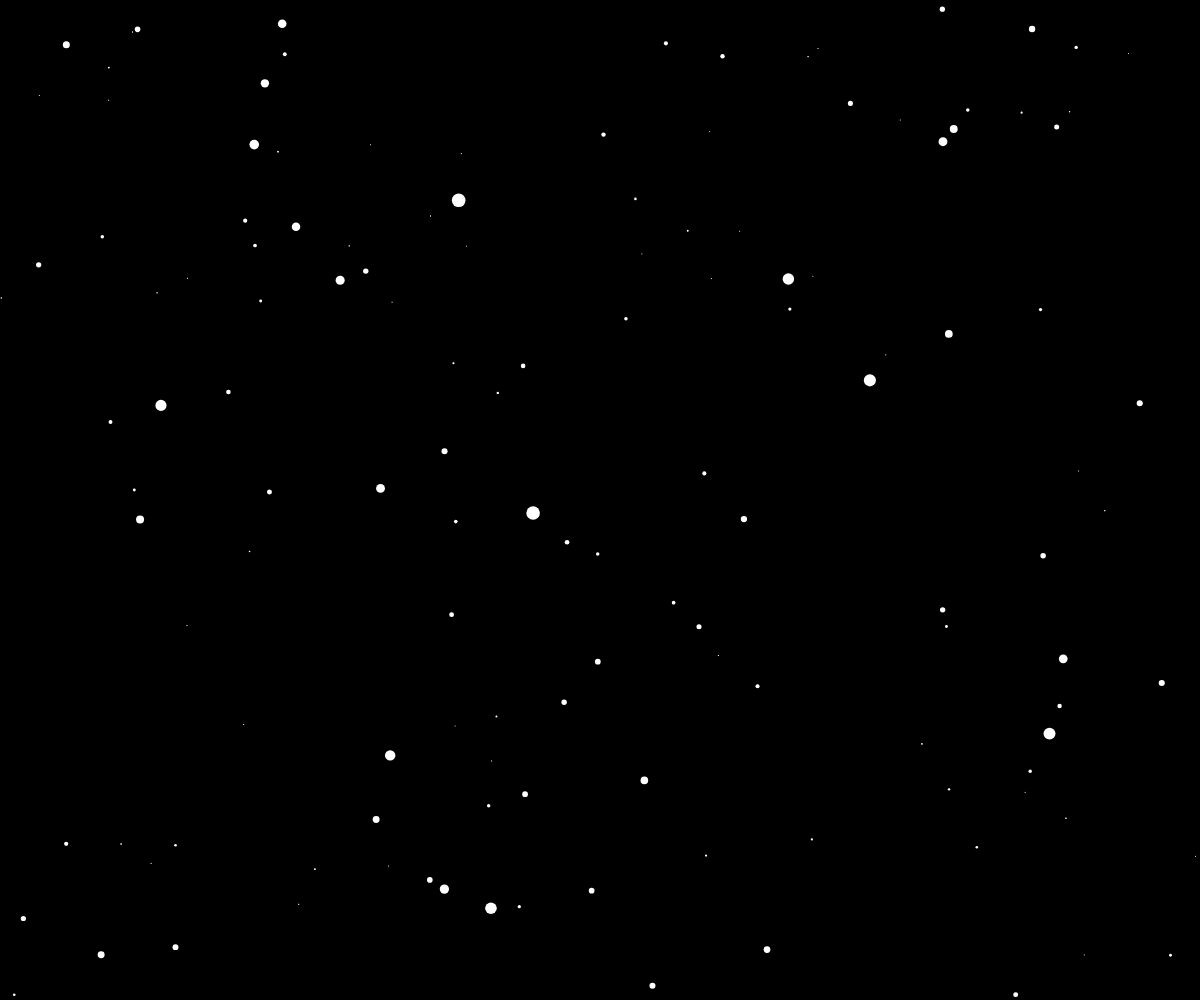
Frame 1 (no input)
Frame 60 (no input): identical to frame 1, image omitted
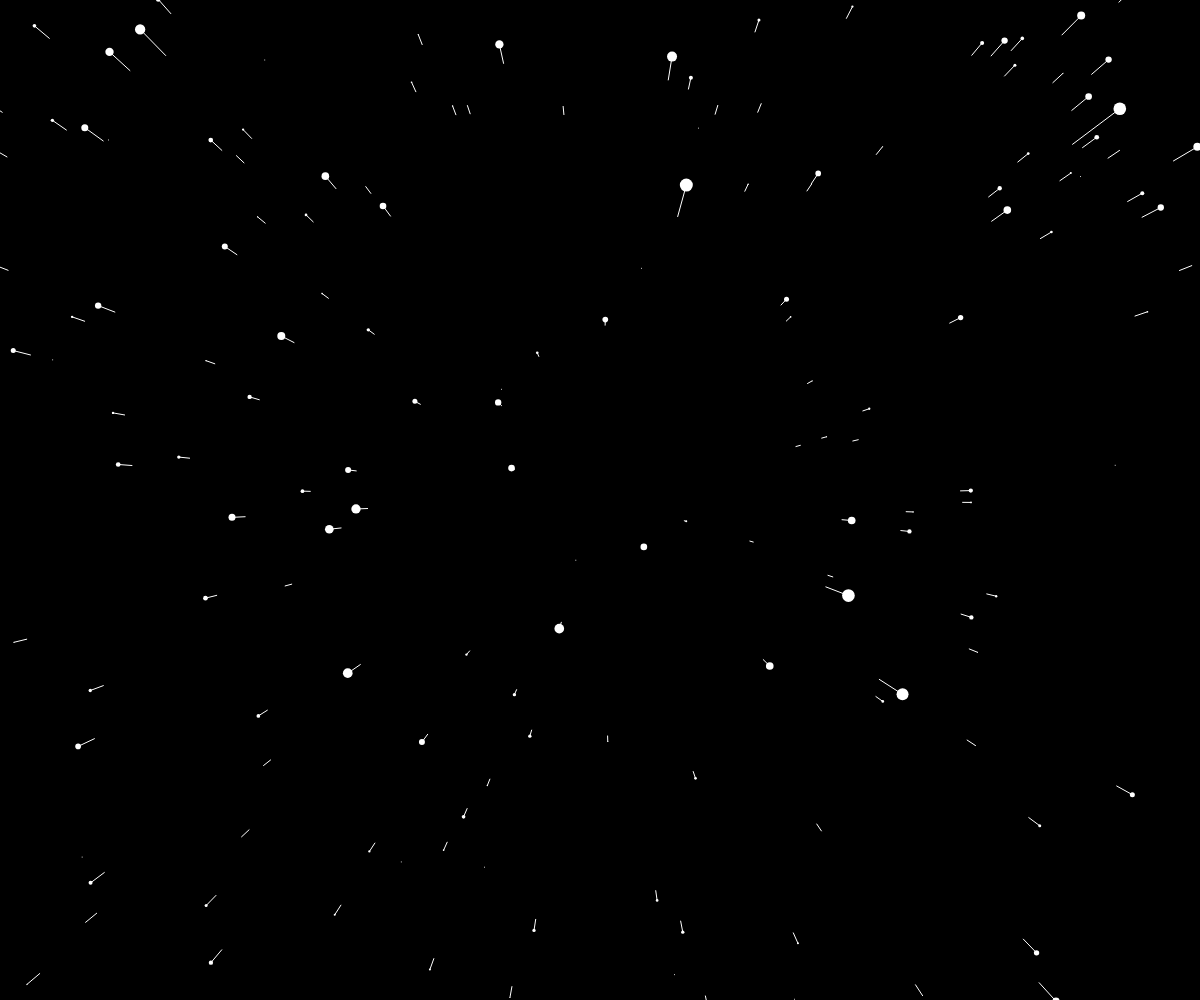
Frame 120 (the mouse pressed at the canvas centre since frame 60)

The p5.js sketch that drew these frames (run headless with seeded random() and noise() and a simulated clock; from frame 60 on, the mouse is pressed at the canvas centre):

// p5.js sketch
// ── sketch.js
let stars = [];
let speed;

function setup() {
  createCanvas(windowWidth, windowHeight);
  for (let i = 0; i < 1500; i++) {
    stars[i] = new Star();
  }
}

function draw() {
  background(0);
  speed = map(mouseX, 0, width, 0, 50);
  translate(width / 2, height / 2);
  for (let i = 0; i < stars.length; i++) {
    stars[i].show();
    stars[i].update();
  }
}

class Star {
  constructor() {
    this.x = random(-width, width);
    this.y = random(-height, height);
    this.z = random(width);
    this.pz = this.z;
  }
  show() {
    fill(255);
    noStroke();
    var sx = map(this.x / this.z, 0, 1, 0, width);
    var sy = map(this.y / this.z, 0, 1, 0, height);

    var r = map(this.z, 0, width, 16, 0);
    ellipse(sx, sy, r, r);

    var px = map(this.x / this.pz, 0, 1, 0, width);
    var py = map(this.y / this.pz, 0, 1, 0, height);
    this.pz = this.z;

    stroke(255);
    line(px, py, sx, sy);
  }
  update() {
    this.z = this.z - speed;
    if (this.z < 1) {
      this.z = width;
      this.x = random(-width, width);
      this.y = random(-height, height);
      this.pz = this.z;
    }
  }
}
